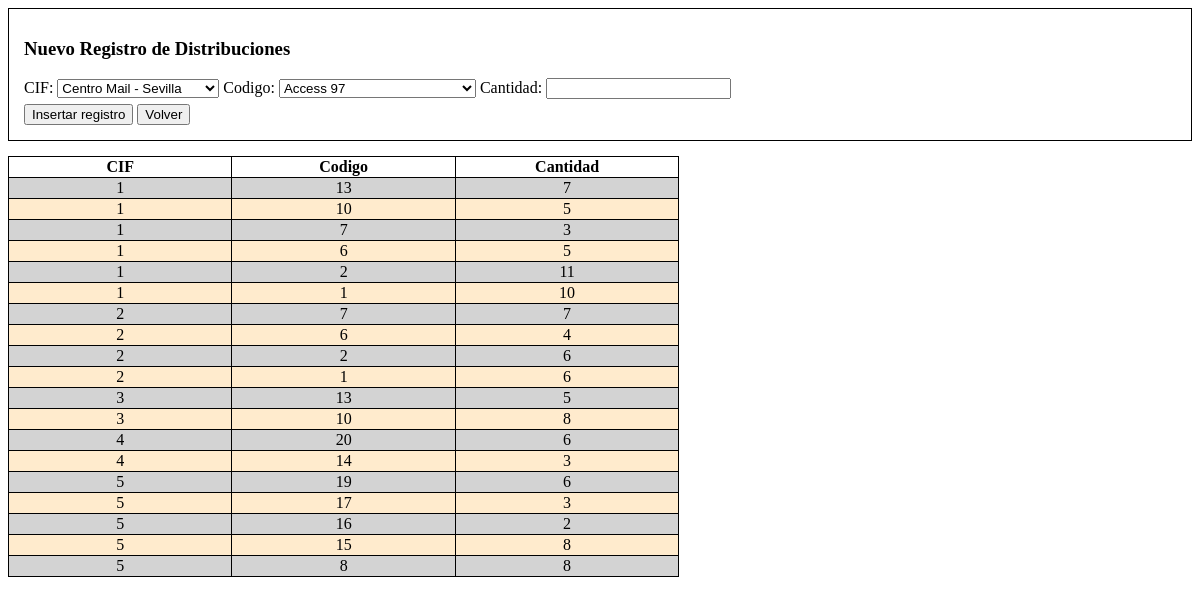
Page /distribuye.php on the committed database.
### tables this page shows
create table distribuye(
  cif integer,
  codigo integer,
  cantidad integer,
  primary key(cif,codigo));

### distribuye.php (the view, shortened to what this page needs)
<!DOCTYPE html PUBLIC "-//W3C//DTD HTML 4.01 Transitional//EN" "http://www.w3.org/TR/html4/loose.dtd">
<html>
    <head>
        <link rel="stylesheet" type="text/css" href=estilos.css />
    </head>
    <body>
        <?php
        include_once './configuracion.inc.php';
        try {
            $gestion = new PDO('mysql:host=localhost;dbname=' . $BaseDeDatos, $Usuario, $Pass);
            $gestion->setAttribute(PDO::ATTR_ERRMODE, PDO::ERRMODE_EXCEPTION);
        } catch (PDOException $e) {
            $mensajeError = $e->getMessage();
        }
        if (!isset($mensajeError)) {
            if (empty($_POST['cif'])) {
                $distribuye = $gestion->query('select * from distribuye order by cif, codigo desc');
                $comercios = $gestion->query('select * from comercio order by nombre');
                $programas = $gestion->query('select * from programa order by nombre');
            }
        }
        ?>
        <div id="nuevo_registro">
            <form id="form" action="<?php echo htmlspecialchars($_SERVER["PHP_SELF"]); ?>" method="post">
                <div>
                    <h3>Nuevo Registro de Distribuciones</h3>
                    CIF:
                    <select name="cif" id="cif">
                        <?php
                        if(isset($comercios))
                        {
                            while ($apoyo = $comercios->fetch()) {
                                print "<option value='".$apoyo['cif']."'>".$apoyo['nombre']." - ".$apoyo['ciudad']."</option>";
                            }
                        }
                        ?>
                    </select>
                    Codigo:
                    <select name="codigo" id="codigo">
                        <?php
                        if(isset($programas))
                        {
                            while ($apoyo = $programas->fetch()) {
                                print "<option value='".$apoyo['codigo']."'>".$apoyo['nombre']." ".$apoyo['version']."</option>";
                            }
                        }
                        ?>
                    </select>
                    Cantidad: <input type="text" id="cantidad" name="cantidad"/>
                </div>
                <div>
                    <input type="submit" value="Insertar registro" title="Insertar registro" alt="Insertar registro">
                    <input type="button" value="Volver" title="Volver" alt="Volver" onclick="window.location.replace('index.php')"/>
                </div>
            </form>
        </div>
        <div id="listado">
            <table>
                <thead>
                    <tr>
                        <th>CIF</th>
                        <th>Codigo</th>
                        <th>Cantidad</th>
                    </tr>
                </thead>
                <?php
                $contador = 1;
                if (isset($distribuye)) {
                    while ($apoyo = $distribuye->fetch()) {
                        if ($contador % 2 == 1) {
                            print "<tr class='pijama1'>";
                        } else {
                            print "<tr class='pijama2'>";
                        }
                        print "<td>";
                        print $apoyo['cif'];
                        print "</td>";
                        print "<td>";
                        print $apoyo['codigo'];
                        print "</td>";
                        print "<td>";
                        print $apoyo['cantidad'];
                        print "</td>";
                        print "</tr>";
                        $contador++;
                    }
                }
                ?>
            </table>
        </div>
    </body>
</html>

### estilos.css (style rules this page uses)
#nuevo_registro { border: 1px solid; padding: 10px; }
#nuevo_registro div { margin: 5px; }
#listado { margin-top: 15px; }
table { border-collapse: collapse; }
table, th, td { border: 1px solid black; text-align: center; }
th { width: 10%; }
thead { font-weight: bold; }
.pijama1 { background-color: lightgrey; }
.pijama2 { background-color: blanchedalmond; }

### rows in the picture
distribuye: cif "1", codigo "13", cantidad "7"
distribuye: cif "1", codigo "10", cantidad "5"
distribuye: cif "1", codigo "7", cantidad "3"
distribuye: cif "1", codigo "6", cantidad "5"
distribuye: cif "1", codigo "2", cantidad "11"
distribuye: cif "1", codigo "1", cantidad "10"
distribuye: cif "2", codigo "7", cantidad "7"
distribuye: cif "2", codigo "6", cantidad "4"
distribuye: cif "2", codigo "2", cantidad "6"
distribuye: cif "2", codigo "1", cantidad "6"
distribuye: cif "3", codigo "13", cantidad "5"
distribuye: cif "3", codigo "10", cantidad "8"
distribuye: cif "4", codigo "20", cantidad "6"
distribuye: cif "4", codigo "14", cantidad "3"
distribuye: cif "5", codigo "19", cantidad "6"
distribuye: cif "5", codigo "17", cantidad "3"
distribuye: cif "5", codigo "16", cantidad "2"
distribuye: cif "5", codigo "15", cantidad "8"
distribuye: cif "5", codigo "8", cantidad "8"

### other values in the picture
form field cif "Centro Mail - Sevilla"
form field codigo "Access 97"
